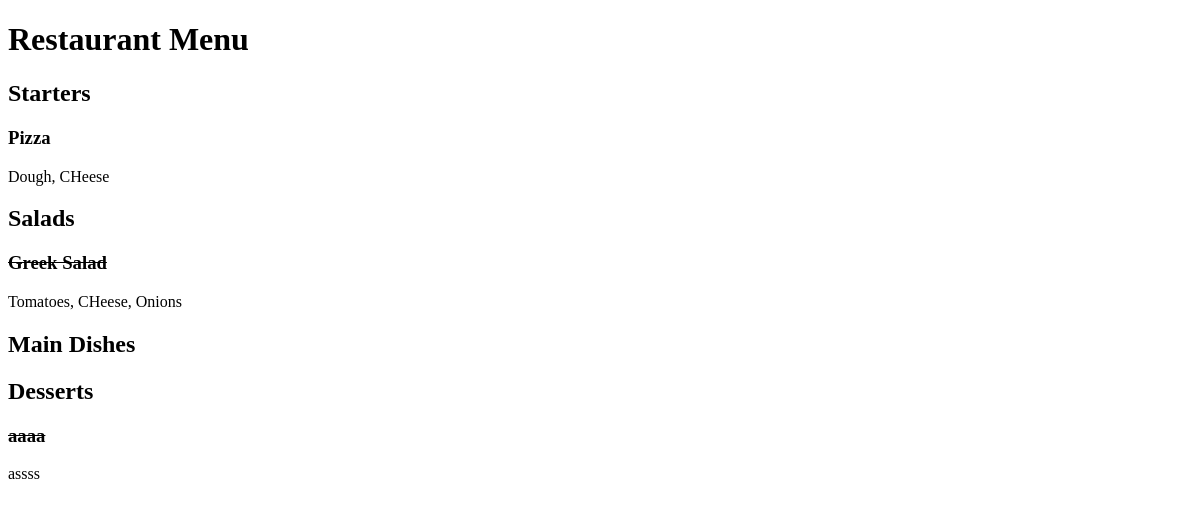
Before: / with the older database file.
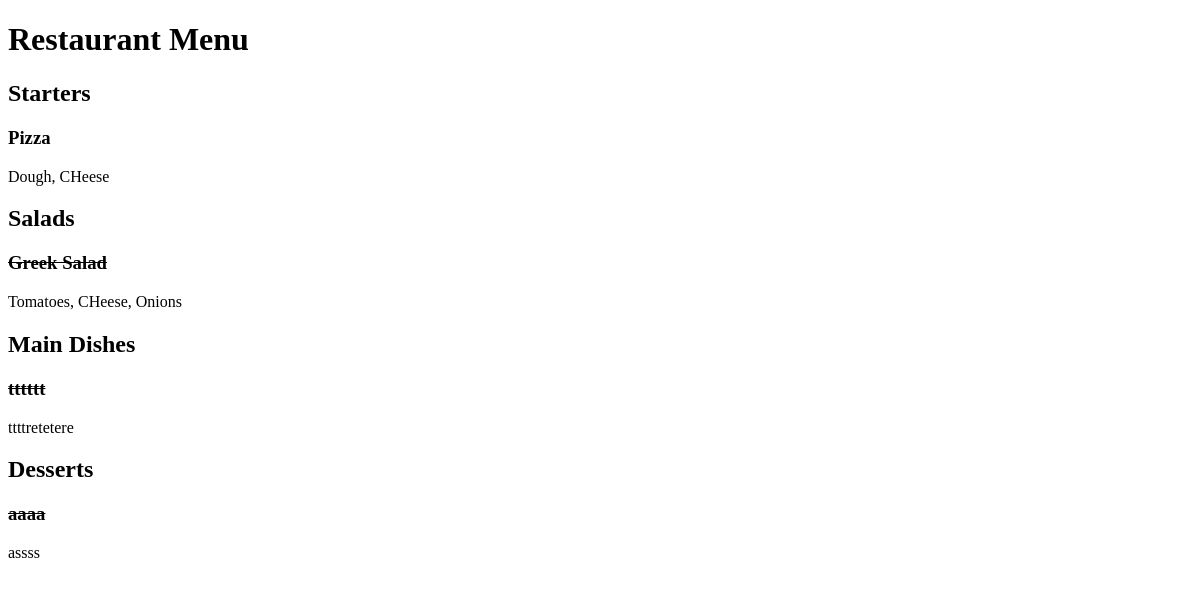
After: the same page with the newer database file.
### restaurant_menu/models.py (models this page shows, shortened)
class Item(models.Model):
    meal = models.CharField(max_length=1000, unique=True)
    description = models.CharField(max_length=2000)
    price = models.DecimalField(max_digits=10, decimal_places=2)
    meal_type = models.CharField(max_length=200, choices=MEAL_TYPE)
    author = models.ForeignKey(User, on_delete=models.PROTECT)
    status = models.IntegerField(choices=STATUS, default=0)
    date_created = models.DateTimeField(auto_now_add=True)
    date_updated = models.DateTimeField(auto_now=True)

### restaurant_menu/views.py (the view)
# urls.py: path('', views.MenuList.as_view(), name='home')
class MenuList(generic.ListView):
    queryset = Item.objects.order_by("-date_created")
    template_name = "index.html"
    def get_context_data(self, **kwargs):
        context = super().get_context_data(**kwargs)
        context["meals"] = MEAL_TYPE
        return context

### restaurant_menu/templates/index.html (shortened to what this page needs)
<!DOCTYPE html>
<html lang="en">
<head>
</head>
<body>
    <h1>Restaurant Menu</h1>
    {% for meal in meals %}
        <h2>{{ meal.1 }}</h2>
            {% for row in item_list %}
                {% if row.meal_type == meal.0 %}
                    {% if row.status == 0 %}
                        <h3><del>{{ row.meal }}</del></h3>
                        <p>{{ row.description }}</p>
                        {% else %}
                            <h3>{{ row.meal }}</h3>
                            <p>{{ row.description }}</p>
                    {% endif %}
                {% endif %}
            {% endfor %}
    {% endfor %}
</body>
</html>

Changed rows visible on the page:
added Item: meal "tttttt", description "ttttretetere", shown under "Main Dishes"
